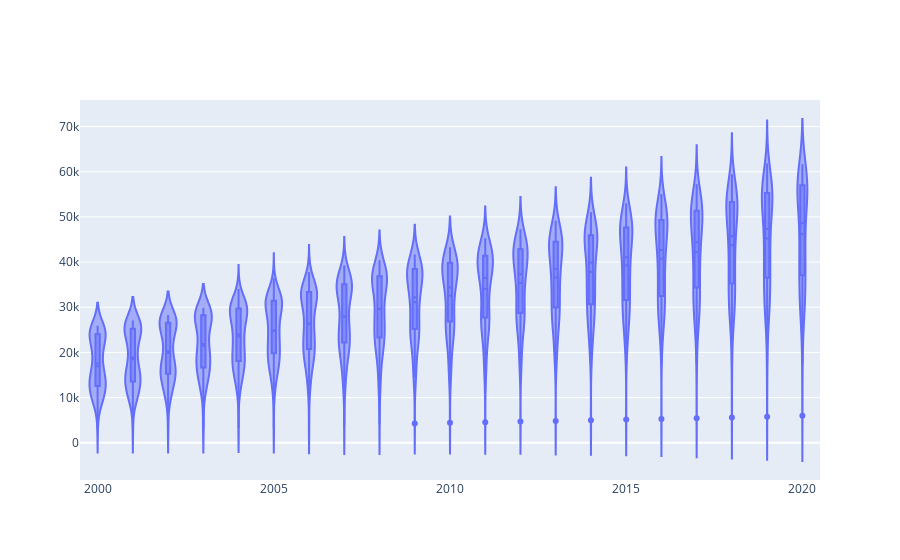

Write notebook code for a chart like this one.
### Code cell
fig = go.Figure()
fig.add_trace(
    go.Violin(
        x=scard_df['year'], 
        y=scard_df['out_state_tuition'],
        box_visible=True,
        meanline_visible=True
    )
)
fig.show()

### Figure 1 — Plotly figure (JSON) as saved in the notebook; plotly's stock layout.template omitted (floating-point values rounded to 4 significant figures; data arrays with more than 128 entries replaced by an {"elided": "..."} marker saying what was removed)
{"data": [{"box": {"visible": true}, "meanline": {"visible": true}, "type": "violin", "x": {"elided": "2575 int values"}, "y": {"elided": "2575 int values"}}], "layout": {}}
